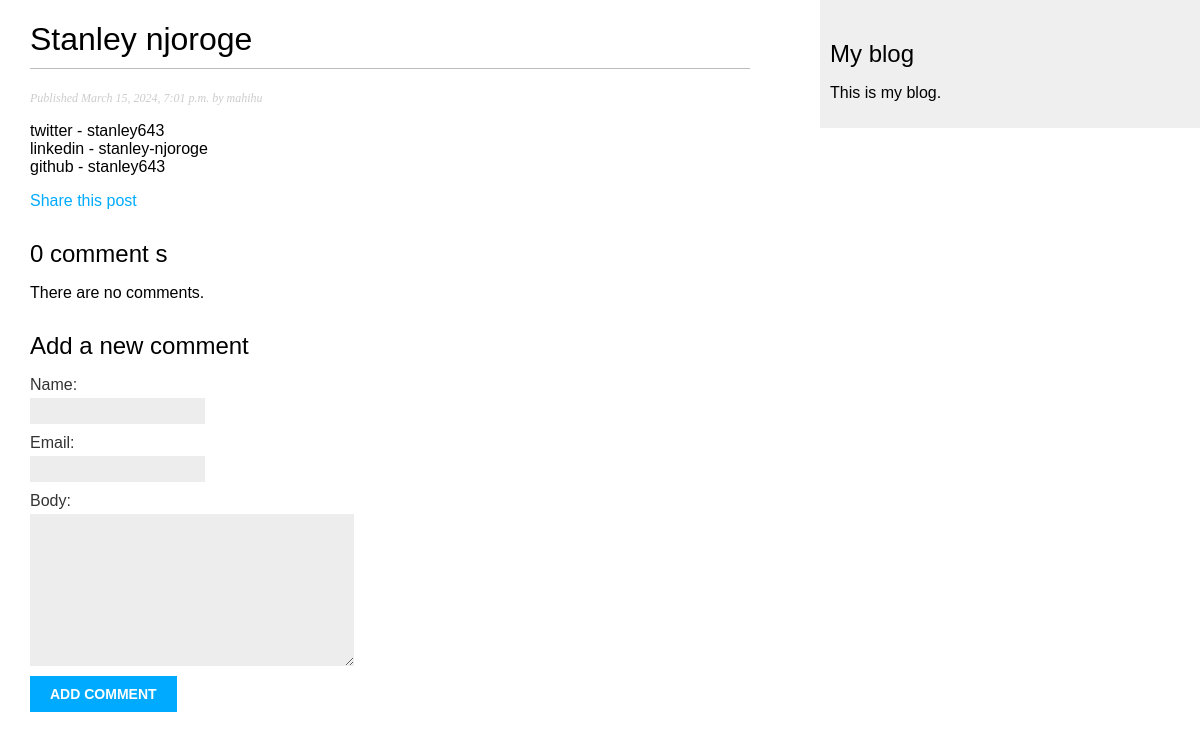
/blog/2/, run on an earlier commit of the app's database.
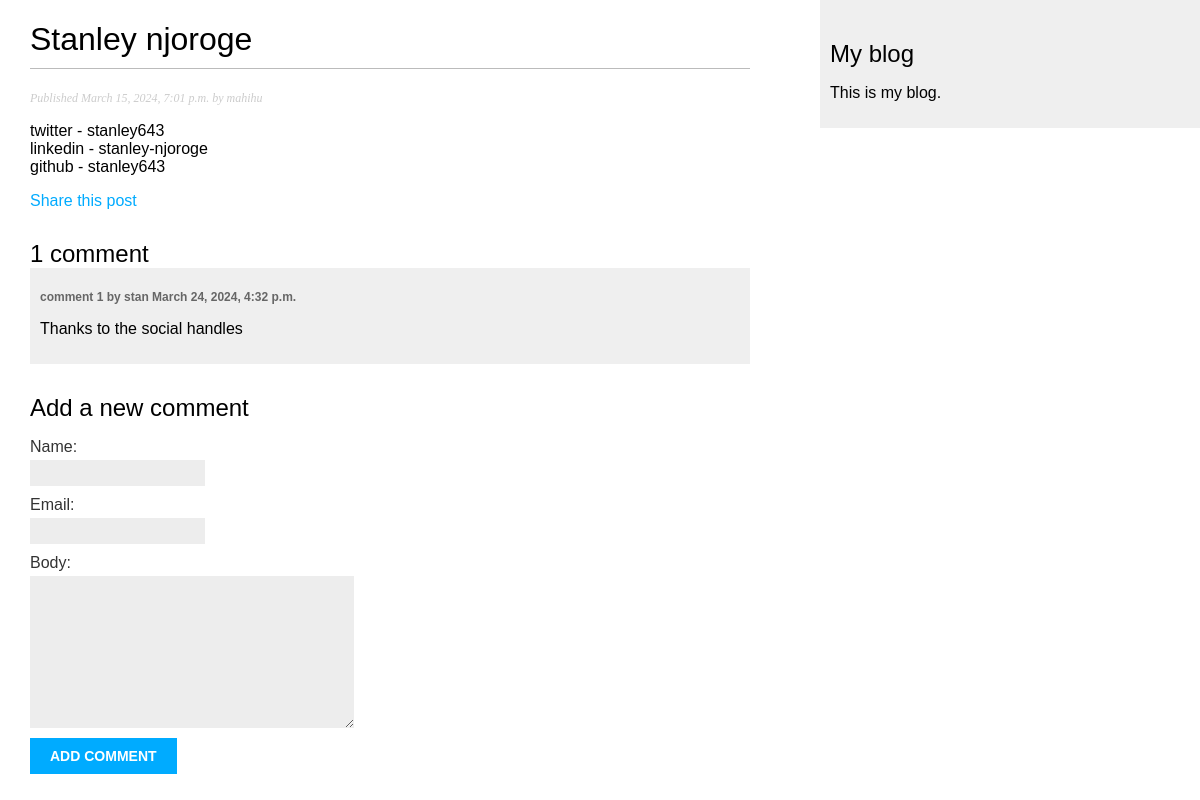
And on a later commit of the database.
### blog/models.py (models this page shows, shortened)
class Post(models.Model):
    class Status(models.TextChoices):
        DRAFT = 'DF', 'Draft'
        PUBLISHED = 'PB', 'Published'
    title = models.CharField(max_length=250)
    slug = models.SlugField(max_length=250,
                            unique_for_date='publish')
    author = models.ForeignKey(User,
                               on_delete=models.CASCADE,
                               related_name='blog_posts')
    body = models.TextField()
    publish = models.DateTimeField(default=timezone.now)
    created = models.DateTimeField(auto_now_add=True)
    updated = models.DateTimeField(auto_now=True)
    status = models.CharField(max_length=2,
                              choices=Status.choices,
                              default=Status.DRAFT)
    objects = models.Manager()
    published = PublishedManager()
    class Meta:
        ordering = ['-publish']
        indexes = [
            models.Index(fields=['-publish']),
        ]

class Comment(models.Model):
    post = models.ForeignKey(Post,
                             on_delete=models.CASCADE,
                             related_name='comments')
    name = models.CharField(max_length=80)
    email = models.EmailField()
    body = models.TextField()
    created = models.DateTimeField(auto_now_add=True)
    updated = models.DateTimeField(auto_now=True)
    active = models.BooleanField(default=True)
    class Meta:
        ordering = ['created']
        indexes = [
            models.Index(fields=['created']),
        ]

### blog/views.py (the view)
# urls.py: path('<int:id>/', views.post_detail, name='post_detail'),
def post_detail(request, id):
    post = get_object_or_404(Post,
                            status=Post.Status.PUBLISHED,
                            )
    comments = post.comments.filter(active=True)
    form = CommentForm()
    return render(request,
                  'blog/post/detail.html',
                  {'post': post,
                    'comments': comments,
                    'form': form})

### blog/forms.py
class CommentForm(forms.ModelForm):
    class Meta:
        model = Comment
        fields = ['name', 'email', 'body']

### blog/templates/blog/post/detail.html (shortened to what this page needs)
{% extends "blog/base.html" %}
{% block content %}
<h1>{{ post.title }}</h1>
<p class="date">
Published {{ post.publish }} by {{ post.author }}
</p>
{{ post.body|linebreaks }}
<p>
<a href="{% url "blog:post_share" post.id %}">
Share this post
</a>
</p>
{% with comments.count as total_comments %}
<h2>
	{{ total_comments }} comment {{total_comments|pluralize }}
</h2>
{% endwith %}
{% for comment in comments %}
<div class="comment">
	<p class="info">
	comment {{ forloop.counter }} by {{ comment.name }}
	{{ comment.created }}
	</p>
	{{ comment.body|linebreaks }}
</div>
{% empty %}
<p> There are no comments.</p>
{% endfor %}
{% include "blog/post/includes/comment_form.html" %}
{% endblock %}

### blog/templates/blog/base.html (shortened to what this page needs)
{% load static %}
<!DOCTYPE html>
<html>
<head>
<link href="{% static "css/blog.css" %}" rel="stylesheet">
</head>
<body>
<div id="content">
{% block content %}
{% endblock %}
</div>
<div id="sidebar">
<h2>My blog</h2>
<p>This is my blog.</p>
</div>
</body>
</html>

### blog/templates/blog/post/includes/comment_form.html (shortened to what this page needs)
<h2>Add a new comment</h2>
<form action="{% url "blog:post_comment" post.id %}" method="post">
	{{ form.as_p }}
	<p><input type="submit" value="Add comment"></p>
</form>

### blog/static/css/blog.css (style rules this page uses)
body { margin:0; padding:0; font-family:helvetica, sans-serif; }
a { color:#00abff; text-decoration:none; }
h1 { font-weight:normal; border-bottom:1px solid #bbb; padding:0 0 10px 0; }
h2 { font-weight:normal; margin:30px 0 0; }
#content { float:left; width:60%; padding:0 0 0 30px; }
#sidebar { float:right; width:30%; padding:10px; background:#efefef; height:100%; }
p.date { color:#ccc; font-family: georgia, serif; font-size: 12px; font-style: italic; }
label { float:left; clear:both; color:#333; margin-bottom:4px; }
input, textarea { clear:both; float:left; margin:0 0 10px; background:#ededed; border:0; padding:6px 10px; font-size:12px; }
input[type=submit] { font-weight:bold; background:#00abff; color:#fff; padding:10px 20px; font-size:14px; text-transform:uppercase; }
.comment { padding:10px; }
.comment:nth-child(even) { background:#efefef; }
.comment .info { font-weight:bold; font-size:12px; color:#666; }

What changed in the data, as far as the page shows it:
added Comment: name "stan", created "March 24, 2024, 4:32 p.m.", body "Thanks to the social handles"
Also different on the page:
{{ total_comments }}: "0" → "1"
text no longer shown: "There are no comments."
